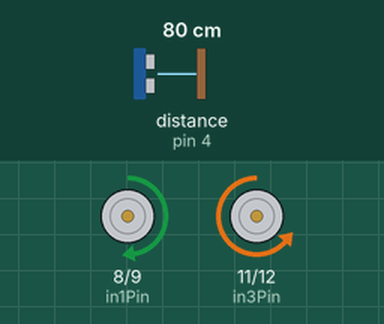
Bench run of a sketch on a simulated Arduino Uno, built with avr-gcc and run on an emulated ATmega328P. On the bench: motor-driver pin pairs drawn as motors (green arrow = first pin HIGH = forward, orange = second pin HIGH = backward, longer = more drive, scaled by the enable pin). Wiring (inferred from the names in the program): ultrasonic range finder: trigger pin 2; echo pin 4. Inputs (shaded band) come from the test bench; at power-on: distance to the obstacle (sensor on pin 4) 80 cm. The echo pulse lasts 58.3 µs per cm.

Above: at 1.2 s.
1.3 s: distance to the obstacle (sensor on pin 4) set to 12 cm
2.8 s: distance to the obstacle (sensor on pin 4) set to 9 cm
At 3.8 s:
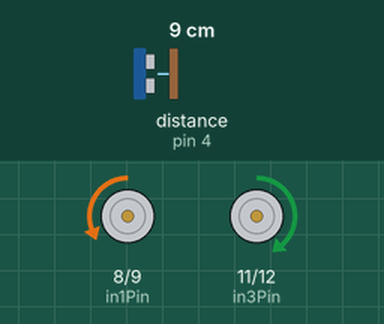
4.3 s: distance to the obstacle (sensor on pin 4) set to 17 cm
5.8 s: distance to the obstacle (sensor on pin 4) set to 21 cm
At 6.1 s:
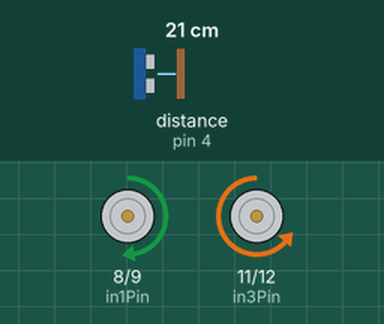
7.3 s: distance to the obstacle (sensor on pin 4) set to 194 cm
8.8 s: distance to the obstacle (sensor on pin 4) set to 204 cm
At 10.1 s:
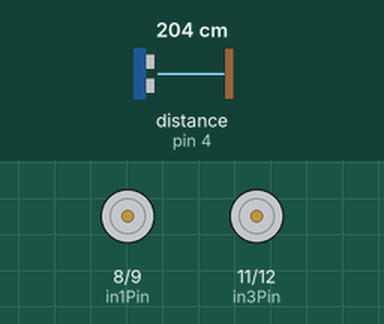
Timing chart, 0 to 11.3 s (numbered marks = the images above; inputs shaded):
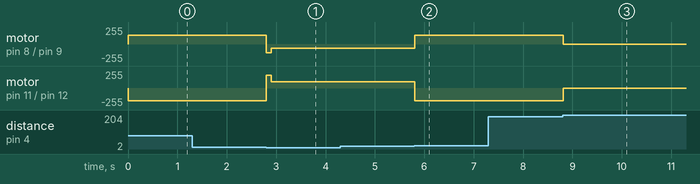

Measured:
- the behaviour switches between 11 and 10 cm on distance to the obstacle (sensor on pin 4) (found by bisection; images 0 and 1)
- the behaviour switches between 19 and 20 cm on distance to the obstacle (sensor on pin 4) (found by bisection; images 1 and 2)
- the behaviour switches between 199 and 200 cm on distance to the obstacle (sensor on pin 4) (found by bisection; images 2 and 3)
- after the input at 1.3 s, every drawn part: stays the same
- after the input at 2.8 s, motor on pin 8 (in1Pin) / pin 9 (in2Pin): forward 128/255 → backward 128/255 at once, → backward 64/255 0.10 s later; motor on pin 11 (in3Pin) / pin 12 (in4Pin): backward 190/255 → forward 190/255 at once, → forward 95/255 0.10 s later
- after the input at 4.3 s, every drawn part: stays the same
- after the input at 5.8 s, motor on pin 8 (in1Pin) / pin 9 (in2Pin): backward 64/255 → forward 128/255 at once; motor on pin 11 (in3Pin) / pin 12 (in4Pin): forward 95/255 → backward 190/255 at once
- after the input at 7.3 s, every drawn part: stays the same
- after the input at 8.8 s, motor on pin 8 (in1Pin) / pin 9 (in2Pin): forward 128/255 → stopped at once; motor on pin 11 (in3Pin) / pin 12 (in4Pin): backward 190/255 → stopped at once

The sketch:

exp03-no-touch-push-pull-sketch.ino
```cpp
// Motor A
#define enaPin 3
#define in1Pin 8
#define in2Pin 9


// Motor B
#define enbPin 5
#define in3Pin 11
#define in4Pin 12

// HC-SR04 Ultrasonic sensor
// Requires a 5V input.
#define echoPin 4
#define trigPin 2


float duration, distance;


///////// Helper Functions ////////////

float get_distance() {

  /*
   * This function returns the distance measured by
   * the ultrasonic sensor.
   *
   * Output:
   *  distance in cm, type: float
   */

  float distance;

  // Start with everything off
  digitalWrite(trigPin, LOW);
  delayMicroseconds(2);

  digitalWrite(trigPin, HIGH);
  delayMicroseconds(10);
  digitalWrite(trigPin, LOW);

  // Mesaure the response from the Echo Pin

  duration = pulseIn(echoPin, HIGH);

  // Use the duration to determine the distance
  // Use 343 m/s as the speed of sound
  // the signal from the trig pin goes out then returns, thats why we divide the duration by 2.
  distance = (duration / 2) * 0.0343;

  return distance;

}

void stand_still() {

  // Full stop
  analogWrite(enaPin, 0);
  analogWrite(enbPin, 0);

}

void move_forward() {

  // B|-------|A

  // To get the same speed on both motors
  // these are the PWM values:
  // Motor A: 128
  // Motor B: 190

  // Motor B is ON.
  // Motor A is ON.

  // Full stop before changing motor direction
  analogWrite(enaPin, 0);
  analogWrite(enbPin, 0);

  // 1- Set the direction of rotation

  // Motor A - rotating forwards
  digitalWrite(in1Pin, HIGH);
  digitalWrite(in2Pin, LOW);

  // Motor B - rotating forwards
  digitalWrite(in3Pin, LOW);
  digitalWrite(in4Pin, HIGH);


  // 2- Start the motors and set their speed

  analogWrite(enaPin, 128.55); // speed set to 0
  analogWrite(enbPin, 190);

}

void reverse() {

  // B|-------|A

  // To get the same speed on both motors
  // these are the PWM values:
  // Motor A: 128
  // Motor B: 190

  // Motor B is ON.
  // Motor A is ON.

  // Full stop before changing motor direction
  analogWrite(enaPin, 0);
  analogWrite(enbPin, 0);

  // 1- Set the direction of rotation

  // Motor A - rotating backwards
  digitalWrite(in1Pin, LOW);
  digitalWrite(in2Pin, HIGH);

  // Motor B - rotating backwards
  digitalWrite(in3Pin, HIGH);
  digitalWrite(in4Pin, LOW);


  // 2- Start the motors and set their speed

  analogWrite(enaPin, 128); // speed set to 0
  analogWrite(enbPin, 190);

}


void reverse_slowly() {

  // B|-------|A

  // To get almost the same speed on both motors
  // these are some PWM values:
  // (Range is 0-255)
  // Motor A: 128,  64
  // Motor B: 190,  95


  // Motor B is ON.
  // Motor A is ON.

  // Full stop before changing motor direction
  analogWrite(enaPin, 0);
  analogWrite(enbPin, 0);

  // 1- Set the direction of rotation

  // Motor A - rotating backwards
  digitalWrite(in1Pin, LOW);
  digitalWrite(in2Pin, HIGH);

  // Motor B - rotating backwards
  digitalWrite(in3Pin, HIGH);
  digitalWrite(in4Pin, LOW);


  // 2- Start the motors and set their speed

  analogWrite(enaPin, 64); // speed set to 0
  analogWrite(enbPin, 95);

}


void turn_left() {

  // B|-------|A


  // Motor B is ON.
  // Motor A is OFF.
  // Therefore, the pivot point is Wheel A.

  // Full stop before changing motor direction
  analogWrite(enaPin, 0);
  analogWrite(enbPin, 0);

  // 1- Set the direction of rotation

  // Motor A - stopped
  digitalWrite(in1Pin, LOW);
  digitalWrite(in2Pin, LOW);

  // Motor B - rotating backwards
  digitalWrite(in3Pin, HIGH);
  digitalWrite(in4Pin, LOW);


  // 2- Start the motors and set their speed

  analogWrite(enaPin, 0); // Motor A - speed set to 0
  analogWrite(enbPin, 128);

}


void turn_right() {

  // The delay needed for the robot to turn 360 degrees
  // is approx. 6000ms. This varies depending on the surface.

  // Motor A is OFF.
  // Motor B is ON.
  // Therefore, the pivot point is Wheel A.

  // Full stop before changing motor direction
  analogWrite(enaPin, 0);
  analogWrite(enbPin, 0);

  // 1- Set the direction of rotation

  // Motor A - stopped
  digitalWrite(in1Pin, LOW);
  digitalWrite(in2Pin, LOW);

  // Motor B - rotating forwards
  digitalWrite(in3Pin, LOW);
  digitalWrite(in4Pin, HIGH);


  // 2- Start the motors and set their speed

  analogWrite(enaPin, 0); // Motor A speed set to 0
  analogWrite(enbPin, 128);

}


void rotate_left() {

  // B|-------|A


  // Motor B is ON, moving backwards.
  // Motor A is ON, moving forwards.
  // The pivot point is half way between Wheel A and Wheel B.

  // Full stop before changing motor direction
  analogWrite(enaPin, 0);
  analogWrite(enbPin, 0);

  // 1- Set the direction of rotation

  // Motor A - rotating forwards
  digitalWrite(in1Pin, HIGH);
  digitalWrite(in2Pin, LOW);

  // Motor B - rotating backwards
  digitalWrite(in3Pin, HIGH);
  digitalWrite(in4Pin, LOW);


  // 2- Start the motors and set their speed

  analogWrite(enaPin, 128);
  analogWrite(enbPin, 128);

}


///////////// End of helper functions ////////////////


void setup() {

  // define the pin modes

  pinMode(enaPin, OUTPUT);
  pinMode(in1Pin, OUTPUT);
  pinMode(in2Pin, OUTPUT);

  pinMode(enbPin, OUTPUT);
  pinMode(in3Pin, OUTPUT);
  pinMode(in4Pin, OUTPUT);


  pinMode(trigPin, OUTPUT);
  pinMode(echoPin, INPUT);


}

void loop() {


  // Get the distance measured by the ultrasonic sensor
  distance = get_distance();

  // if the distance is >= 200cm stand still
  if (distance >= 200) {

    stand_still();

  // if the distance is < 20cm reverse slowly
  } else if (distance < 10) {

    reverse_slowly();
    delay(100);

  // if the distance is >= 20cm and < 50cm move forward
  } else if (distance >= 20 && distance < 100) {

    move_forward();
    delay(100);

  }

}
```
